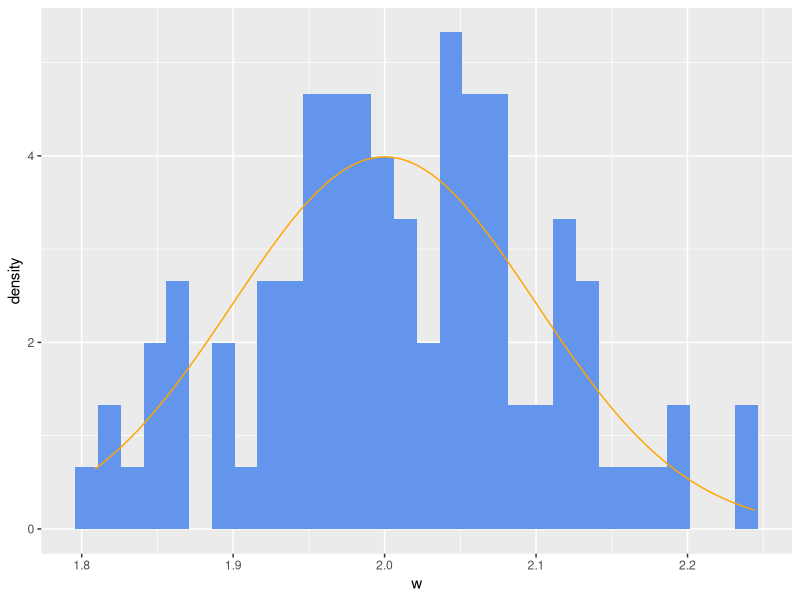
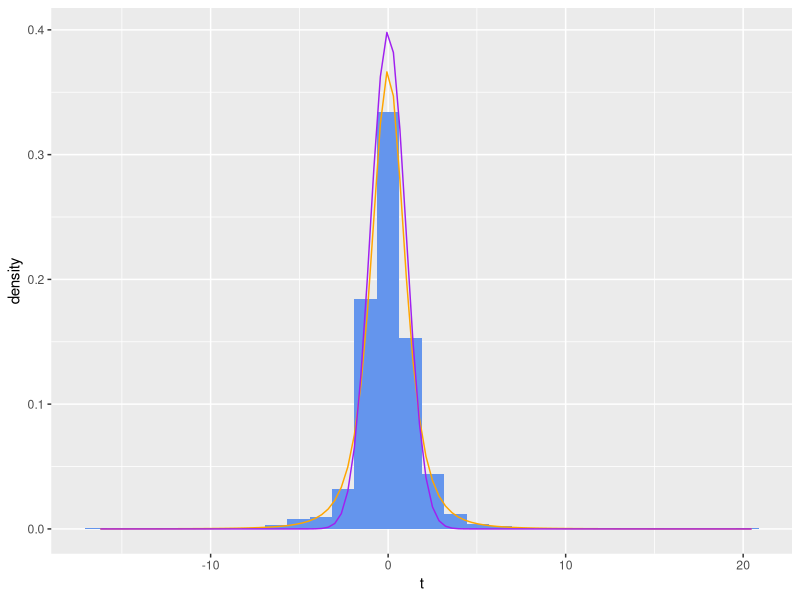
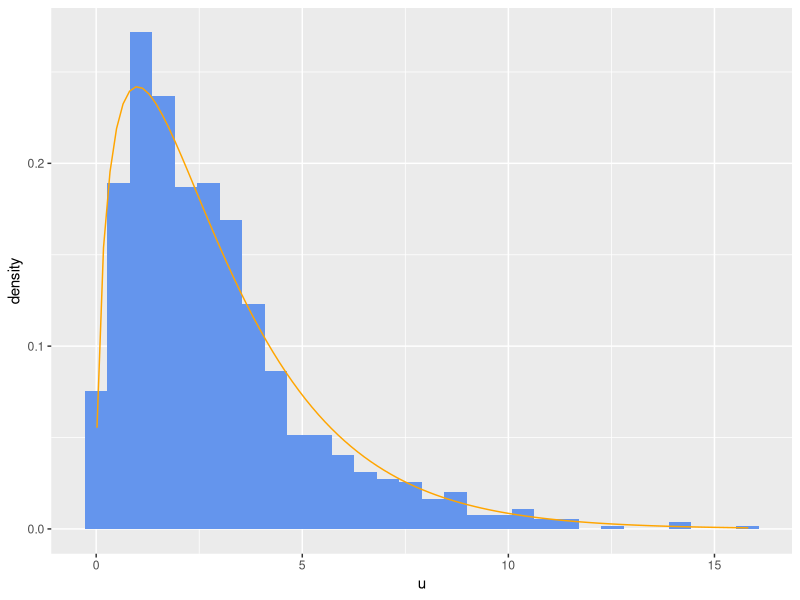
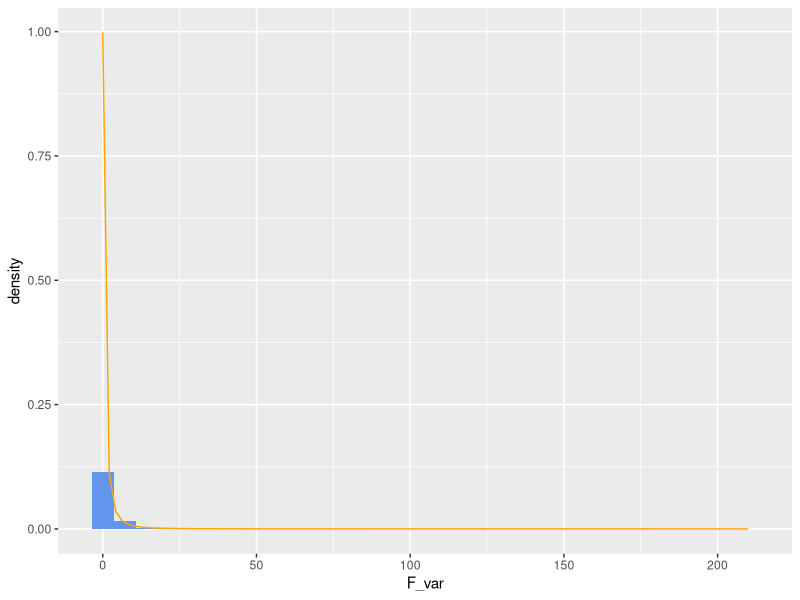

Here is the R script that generated these plots, in order:
## ---- chunk 1
knitr::opts_chunk$set(echo = TRUE)
## ---- chunk 2
library(dplyr)
library(ggplot2)
## ---- chunk 3
# Step 1: set a seed for random number generation
set.seed(77926)
# Step 2: generate 100 random samples from a Normal(0, 1) distribution, save in a data frame
sample_data <- data.frame(
  x = rnorm(n = 100, mean = 0, sd = 1)
)
# Step 3: add a second variable to the data frame obtained by transforming x.
# We can see the result of this by looking at the data frame with the View() function
sample_data <- sample_data %>%
  mutate(
    w = x * 0.1 + 2
  )
View(sample_data)
# Step 4: make a "density" histogram, overlaid with the pdf of the transformed normal distribution
ggplot(data = sample_data, mapping = aes(x = w)) +
  geom_histogram(mapping = aes(y = ..density..), fill = "cornflowerblue") +
  stat_function(fun = dnorm, args = list(mean = 2, sd = 0.1), color = "orange")
# Step 5: evaluate the pdf and cdf at a single point, w = 2
dnorm(2, mean = 2, sd = 0.1)
pnorm(2, mean = 2, sd = 0.1)
## ---- chunk 4
set.seed(77926)
sample_data <- data.frame(
  x1 = rnorm(n = 1000, mean = 0, sd = 1),
  x2 = rnorm(n = 1000, mean = 0, sd = 1),
  x3 = rnorm(n = 1000, mean = 0, sd = 1),
  x4 = rnorm(n = 1000, mean = 0, sd = 1),
  x5 = rnorm(n = 1000, mean = 0, sd = 1)
)
## ---- chunk 5
sample_data <- sample_data %>%
  mutate(
    u = x1^2 + x2^2 + x3^2
  )
## ---- chunk 6
sample_data <- sample_data %>%
  mutate(
    v = x4^2 + x5^2
  )
## ---- chunk 7
sample_data <- sample_data %>%
  mutate(
    t = x4 / sqrt(u/3)
  )
## ---- chunk 8
sample_data <- sample_data %>%
  mutate(
    F_var = (v/2) / (u/3)
  )
## ---- chunk 9
View(sample_data) # results display in RStudio, but not when knitting
dim(sample_data)
## ---- chunk 10
ggplot(data = sample_data, mapping = aes(x = t)) +
  geom_histogram(mapping = aes(y = ..density..), fill = "cornflowerblue") +
  stat_function(fun = dt, args = list(df = 3), color = "orange") +
  stat_function(fun = dnorm, args = list(mean = 0, sd = 1), color = "purple")
## ---- chunk 11
1 - pt(2, df = 3)
1 - pnorm(2, mean = 0, sd = 1)
## ---- chunk 12
ggplot(data = sample_data, mapping = aes(x = u)) +
  geom_histogram(mapping = aes(y = ..density..), fill = "cornflowerblue") +
  stat_function(fun = dchisq, args = list(df = 3), color = "orange")

ggplot(data = sample_data, mapping = aes(x = F_var)) +
  geom_histogram(mapping = aes(y = ..density..), fill = "cornflowerblue") +
  stat_function(fun = df, args = list(df1 = 2, df2 = 3), color = "orange")
